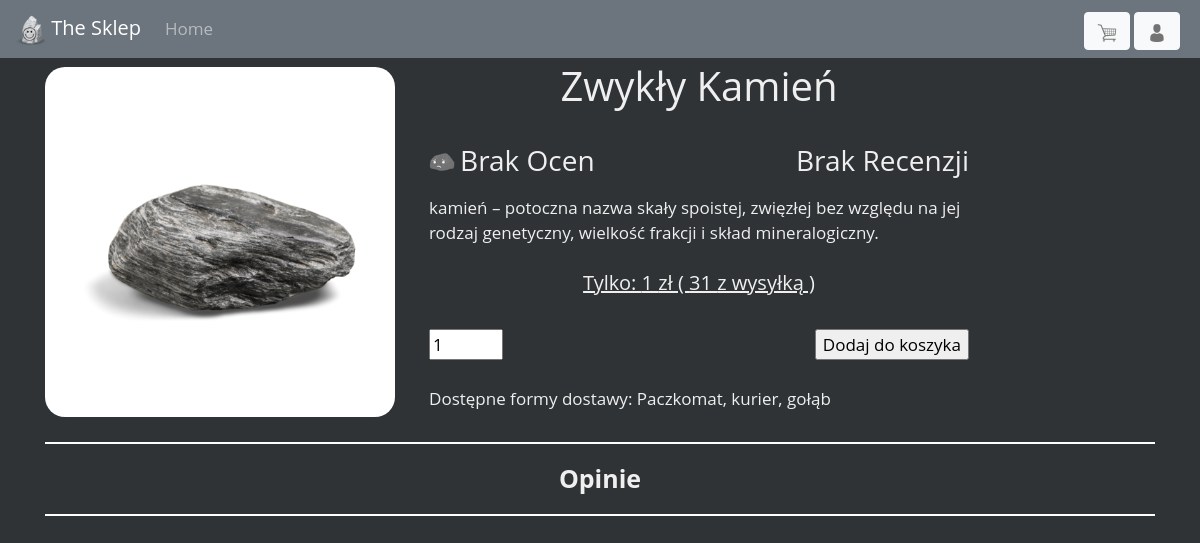
Screenshot of /szczegoly.php?id=1 with the database file from the repository.
### tables this page shows
CREATE TABLE `kamien` (
  `id` int(11) NOT NULL,
  `nazwa` varchar(50) NOT NULL,
  `cena` float NOT NULL,
  `opis_kr` varchar(200) NOT NULL,
  `opis_dl` text NOT NULL,
  `ilosc` int(11) NOT NULL
);

### szczegoly.php (the view, shortened to what this page needs)
<!doctype html>
<html lang="pl">
<head>
    <link rel="stylesheet" href="https://cdn.jsdelivr.net/npm/bootstrap@4.6.1/dist/css/bootstrap.min.css">
    <link rel="stylesheet" href="css/main.css">
</head>
<body>
<header>
    <nav class="navbar bg-secondary navbar-dark navbar-expand-xl">
        <a class="navbar-brand" href="index.php"><img src="grafiki/logo.png" width="30" height="30" alt="" class="logo">    The Sklep</a>
        <div class="collapse navbar-collapse" id="mainmenu">
            <ul class="navbar-nav">
                <li class="nav-item mr-3">
                    <a class="nav-link " href="index.php">Home</a>
                </li>
            </ul>
            <form class="mr-1 mt-1 ml-auto" method="POST" action="koszyk.php">
                <button class="btn btn-light" type="submit"><img src="grafiki/kup.png" alt="szukaj" width="20" height="20" title="Koszyk"></button>
            </form>
            <form  class="mr-1 mt-1" method="POST" action="pole_logowania.php">
                <button class="btn btn-light" type="submit" name="logowanie" id="loggowanie">
                    <?php
                    if(isset($_SESSION["logowanie"])){
                        echo '<img src="grafiki/logged.png" alt="szukaj" width="20" height="20">';
                    } else{
                        echo '<img src="grafiki/user.png" alt="szukaj" width="20" height="20">';
                    }
                    ?>
                </button>
            </form>
        </div>
    </nav>
</header>
<main>
    <div class="obrazy">
        <div class="container">
            <div class="row">
                <div class="col-sm-4 mr-1 mt-1">
                <?php
                $id = $_GET["id"];
                if(file_exists("grafiki/" . $id . ".png")==true){
                    echo "<img src='grafiki/" .  $id  . ".png' class='img-fluid' width='200' height='200' alt='zdjecie'></div>";
                } else{
                    echo "<img src='grafiki/brak.png' class='img-fluid' width='200' height='200' alt='zdjecie'></div>";
                }
                $baza = connection();
                $sql = "SELECT id, nazwa, cena, opis_kr, opis_dl, ilosc FROM kamien WHERE id=" . $id;
                $result = $baza->query($sql);
                if ($result->num_rows > 0) {
                    while ($roww = $result->fetch_assoc()) {
                        echo "<div class='col-sm-6 mr-1 mt-1'>";
                        echo "<h1 style='text-align: center'>". $roww["nazwa"] . "</h1><br>";
                        $sql = "SELECT AVG(ocena) FROM `opinie` WHERE kamien_id=" . $roww['id'];
                        $result = $baza->query($sql);
                        if ($result->num_rows > 0) {
                            while ($row = $result->fetch_assoc()) {
                                if(round($row["AVG(ocena)"], 1)<3){
                                    echo "<img src='grafiki/unlucky.png' style='width:26px; float: left' alt=''>";
                                } else{
                                    echo "<img src='grafiki/logged.png' style='width:26px; float: left' alt=''>";
                                }
                                echo "<h3 style='float: left; margin-left:5px'>";
                                if(round($row["AVG(ocena)"], 1)==0){
                                  echo "Brak Ocen";
                                } else {
                                    echo round($row["AVG(ocena)"], 1);
                                }
                            }
                        }
                        echo "</h3>";
                        $sql = "SELECT COUNT(id) FROM `opinie` WHERE kamien_id=" . $roww['id'];
                        $result = $baza->query($sql);
                        if ($result->num_rows > 0) {
                            while ($row = $result->fetch_assoc()) {
                                if($row["COUNT(id)"]==0){
                                    echo "<h3 style='float: right'>Brak Recenzji</h3><br><br>";
                                } else if($row["COUNT(id)"]<5){
                                    echo "<h3 style='float: right'>" . $row["COUNT(id)"];
                                    echo " Recenzje</h3><br><br>";
                                }else {
                                    echo "<h3 style='float: right'>" . $row["COUNT(id)"];
                                    echo " Recenzji</h3><br><br>";
                                }
                            }
                        }
                        echo $roww["opis_dl"] . "<br><br>";
                        echo '<div style="text-align: center"><u><h5>Tylko: ' . $roww["cena"] . ' zł ( '. $roww["cena"]+30 .' z wysyłką ) </h5></u></div><br>';
                        echo '<form action="dodaj_do_kosza.php?id=' . $roww['id'] . '" method="POST">';
                            echo '<input type="number" min="1" max="' . $roww['ilosc'] . '" value="1" name="ile">';
                            echo '<input type="submit" value="Dodaj do koszyka" style="float: right"><br><br>';
                        echo '</form>';
                        echo "<div>Dostępne formy dostawy: Paczkomat, kurier, gołąb</div>";
                        echo "</div><br><br>";
                        echo "<div class='col-sm-12 mr-1 mt-1'>";
                            echo "<hr style='border: 1px solid white'>";
                            echo "<div style='text-align: center; font-size: 25px'><b>Opinie</b>";
                            if(isset($_SESSION["login"]) && !empty($_SESSION["login"])){
                                echo "<form method='POST' action='dodaj_opinie.php?id=" . $id . "' style='float: right;'>";
                                echo "<input type='submit' value='Dodaj Opinie' style='color: #27291d'>" ;
                                echo "</form></div>" ;
                            } else{
                                echo "</div>";
                            }
                            echo "<hr style='border: 1px solid white'>";
                            $sql = "SELECT * FROM `opinie` JOIN `users` ON users_id=users.id WHERE kamien_id=" . $roww['id'];
                            $result = $baza->query($sql);
                        echo "</fieldset></div>";
                    }
                }
                ?>
            </div>
        </div>
    </div>
</main>
</body>
</html>

### css/main.css (style rules this page uses)
body { background-color: #2F3336; color: #efefef; font-family: 'Open Sans', sans-serif; font-size: 17px; }
.obrazy img { width: 500px; height: auto; border-radius: 20px; margin-bottom: 5px; margin-top:5px; }

### rows the page displays
kamien: nazwa "Zwykły Kamień", opis_dl "kamień – potoczna nazwa skały spoistej, zwięzłej bez względu na jej rodzaj genetyczny, wielkość frakcji i skład mineralogiczny.", cena "1", $roww["cena"]+30 "31"
